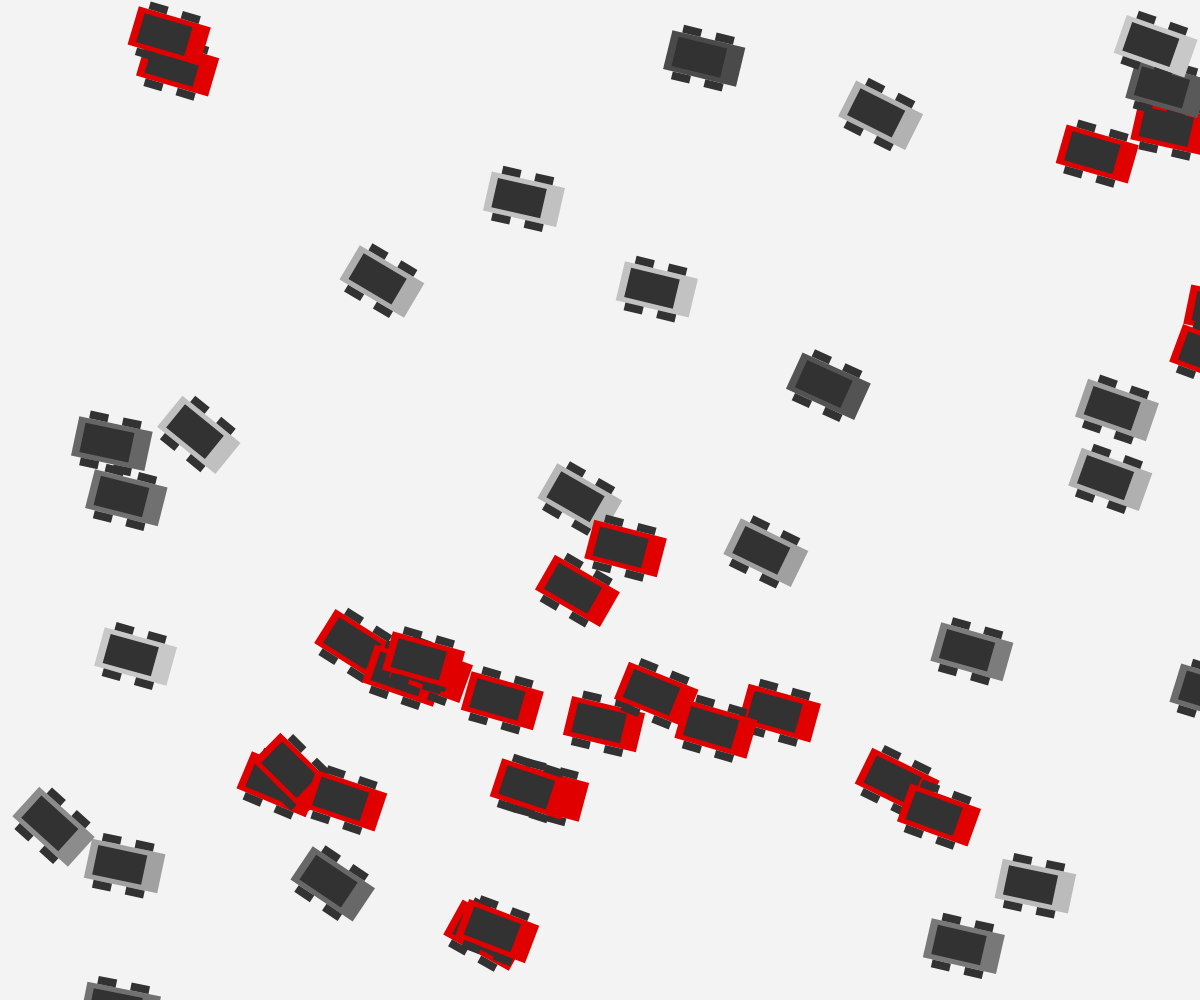
Frame 1 (no input)
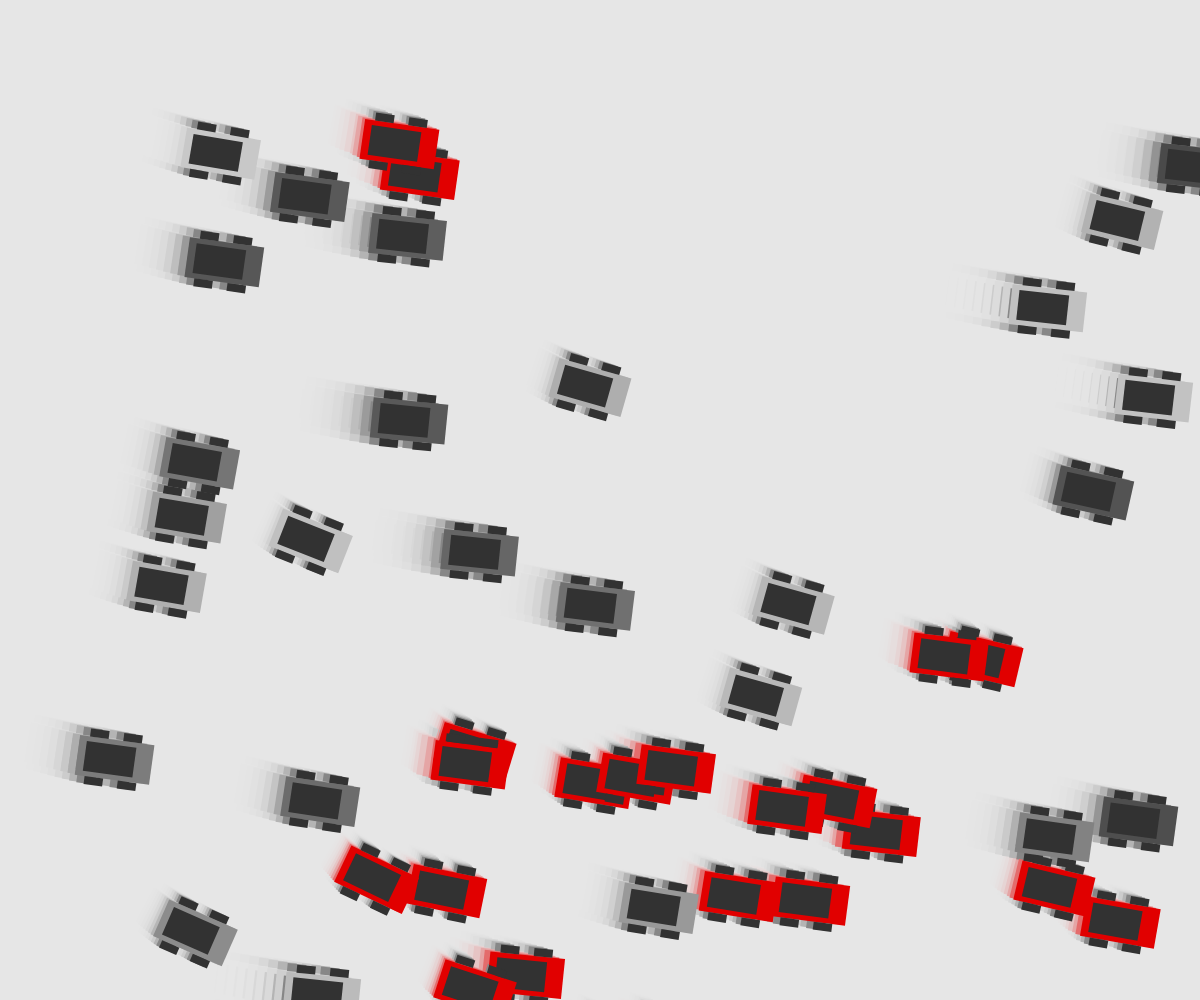
Frame 60 (no input)
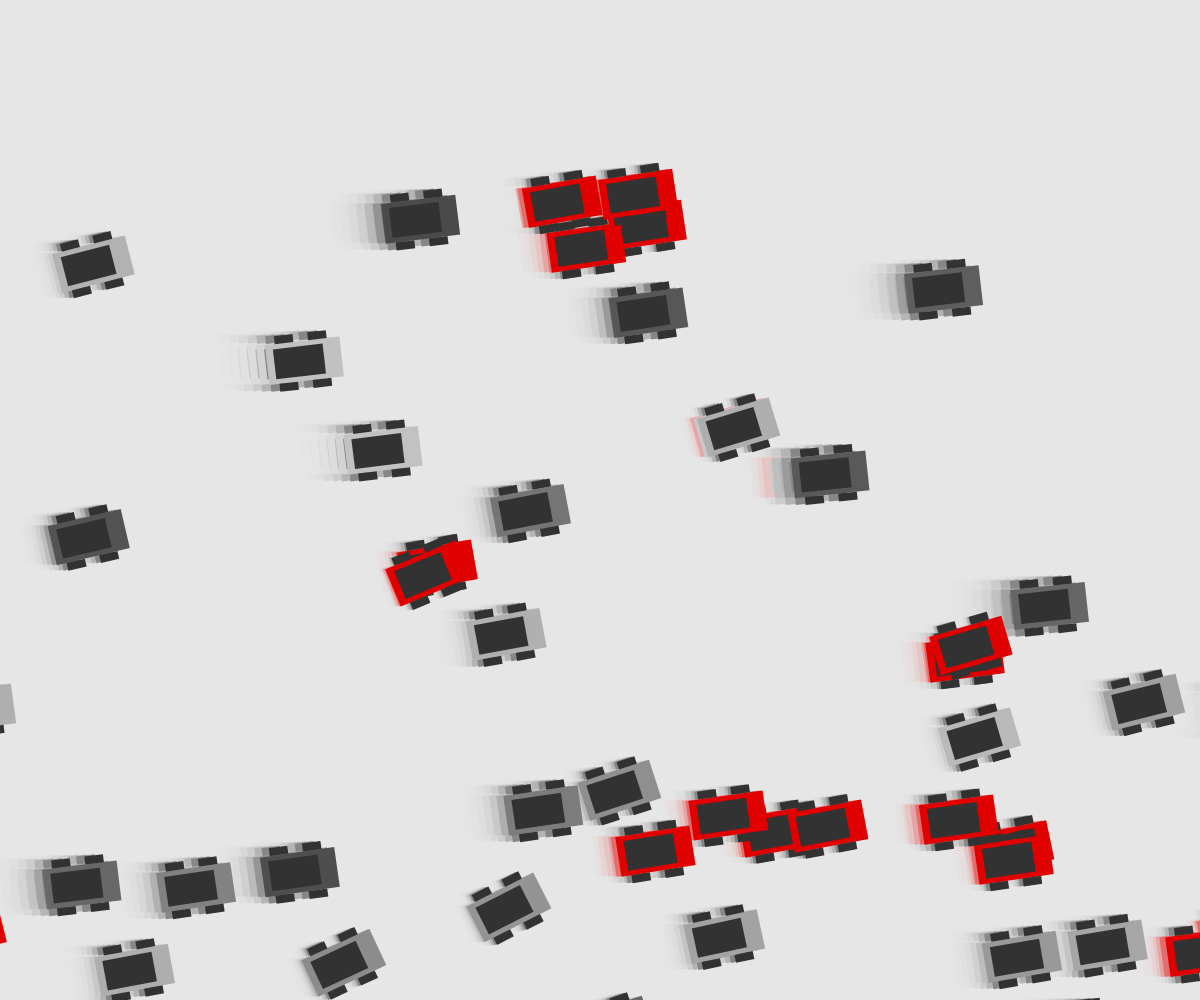
Frame 120 (the mouse pressed at the canvas centre since frame 60)

The p5.js sketch that drew these frames (run headless with seeded random() and noise() and a simulated clock; from frame 60 on, the mouse is pressed at the canvas centre):

// p5.js sketch
// ── sketch.js
let car1;
let car2;
let car3;
let cars = []
let angle

function setup() {
	createCanvas(windowWidth, windowHeight);

		for (let i = 0; i < 50; i++) {
			let newColor = color(random(70,200));
			cars[i] = new Car(random(width),random(height),newColor,random(1,5));
		}

		// for (let i = 0; i < 1; i++) {
		// 	let newColor = color(random(70,200));
		// 	cars[i] = new Car(random(width),random(height),newColor,random(1,5));
		// }
}

function draw() {

    stroke(0);
    noFill();

	background(230,230,230,120)
	for (let i = 0; i<cars.length; i++) {
		cars[i].update();
		cars[i].checkColision(cars);
		cars[i].display();
	}	
}
// ── car.js
class Car {
    constructor(x, y, color, speed) {
        this.x = x;
        this.y = y;
        this.speed = speed;
        this.color = color;
        this.w = 75;
        this.h = 40;
        this.collision = false
        // this.phaseOffset = random(0,TWO_PI)
        this.phaseOffset = 1
        // this.phaseOffset = PI
    }

    update() {
        this.x += this.speed;
        // this.y += sin(radians((frameCount)));
        this.y += sin(radians(frameCount) + this.phaseOffset)
        
        if (this.x > width) {
            this.x = 0 - this.w;
        }
        
        if (this.x < 0 - this.w) {
            this.x = width + this.w;
        }
    }


    checkColision(cars){
        let collision = false;
        for (var j = 0; j < cars.length; j++) {
            if (this != cars[j] && this.checkRectangleOverlap(this, cars[j])) {
                collision = true;
            }
        }
        this.collision = collision;
    }


    display() {
        this.update();

        push();

            noStroke();
            if (!this.collision) {
                fill(this.color);
            }
            else{
                let randomSlowdown = random(0.25, 1.5);
                fill(225,0,0);
                this.x -= this.speed * randomSlowdown;
            }

            translate(this.x, this.y);

            // let angle = atan2(cos(radians(frameCount + this.phaseOffset* -1))*(1/this.speed), 1);
            let angle = atan2(cos(radians((frameCount) + this.phaseOffset))*(1/this.speed), 1);
            rotate(angle);

            rect(0, 0, this.w, this.h);

            fill(50); 
            rect(10, 40, this.w / 4, this.h / 5);
            rect(10, -8, this.w / 4, this.h / 5);
            rect(43.5, -8, this.w / 4, this.h / 5);
            rect(43.5, 40, this.w / 4, this.h / 5);

            fill(this.color - 20);
            rect(7.5, 5, this.w - 25, this.h - 10);
        pop();
    }
    checkRectangleOverlap(Car1, Car2) {
		if (
			Car1.x < Car2.x + Car2.w &&
			Car1.x + Car1.w > Car2.x &&
			Car1.y < Car2.y + Car2.h &&
			Car1.h + Car1.y > Car2.y
		) {
			return true;
		}
		return false;
	}
}
